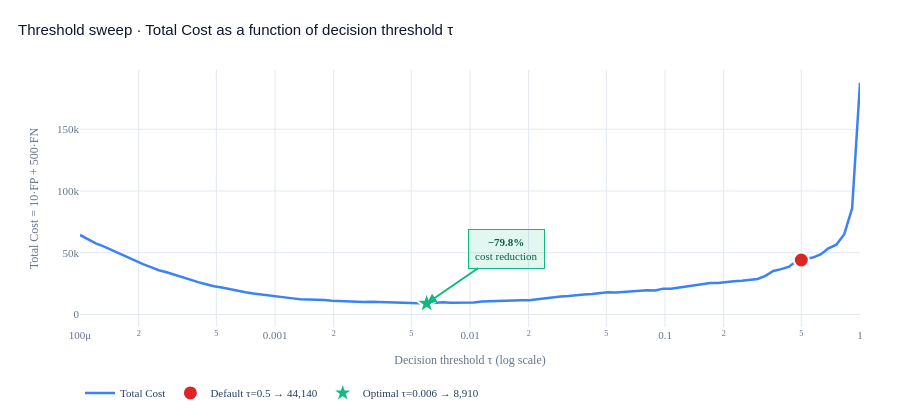

The notebook cell saved with this chart:
### Markdown cell above
## Block 5   — Threshold sweep

### Code cell
from sklearn.metrics import precision_recall_curve, auc as sk_auc
import plotly.graph_objects as go

thresholds = np.logspace(-4, 0, 100)
costs = []
fps = []
fns = []

for thr in thresholds:
    pred = (proba_test >= thr).astype(int)
    fp = int(((y_test == 0) & (pred == 1)).sum())
    fn = int(((y_test == 1) & (pred == 0)).sum())
    cost = COST_FP * fp + COST_FN * fn
    costs.append(cost)
    fps.append(fp)
    fns.append(fn)

costs = np.array(costs)
fps = np.array(fps)
fns = np.array(fns)

best_idx = costs.argmin()
optimal_threshold = thresholds[best_idx]
optimal_cost = int(costs[best_idx])
optimal_fp = int(fps[best_idx])
optimal_fn = int(fns[best_idx])

default_pred = (proba_test >= 0.5).astype(int)
default_fp = int(((y_test == 0) & (default_pred == 1)).sum())
default_fn = int(((y_test == 1) & (default_pred == 0)).sum())
default_cost = COST_FP * default_fp + COST_FN * default_fn

precision_arr, recall_arr, _ = precision_recall_curve(y_test, proba_test)
pr_auc = sk_auc(recall_arr, precision_arr)
optimal_pred = (proba_test >= optimal_threshold).astype(int)
optimal_precision = float(((y_test == 1) & (optimal_pred == 1)).sum()) / max(optimal_pred.sum(), 1)
optimal_recall    = float(((y_test == 1) & (optimal_pred == 1)).sum()) / max((y_test == 1).sum(), 1)

improvement_pct = (default_cost - optimal_cost) / default_cost * 100
print(f"Threshold sweep:")
print(f"  Default τ=0.5:        Cost = {default_cost:>6,}  (FP = {default_fp}, FN = {default_fn})")
print(f"  Optimal τ={optimal_threshold:.4f}:  Cost = {optimal_cost:>6,}  (FP = {optimal_fp}, FN = {optimal_fn})")
print(f"  Improvement:          {improvement_pct:.1f}%")


fig = go.Figure()

custom = np.column_stack([fps, fns])

fig.add_trace(go.Scatter(
    x=thresholds,
    y=costs,
    mode='lines',
    name='Total Cost',
    line=dict(color='#3B82F6', width=2.5),
    customdata=custom,
    hovertemplate=(
        'τ = <b>%{x:.4f}</b><br>'
        'Total Cost = <b>%{y:,.0f}</b><br>'
        'FP = %{customdata[0]}<br>'
        'FN = %{customdata[1]}<extra></extra>'
    ),
))

fig.add_trace(go.Scatter(
    x=[0.5], y=[default_cost],
    mode='markers',
    name=f'Default τ=0.5 → {default_cost:,}',
    marker=dict(color='#DC2626', size=15, symbol='circle', line=dict(color='white', width=2)),
    hovertemplate=(
        f'<b>Default threshold τ = 0.5</b><br>'
        f'Total Cost = {default_cost:,}<br>'
        f'FP = {default_fp}<br>FN = {default_fn}<extra></extra>'
    ),
))

fig.add_trace(go.Scatter(
    x=[optimal_threshold], y=[optimal_cost],
    mode='markers',
    name=f'Optimal τ={optimal_threshold:.3f} → {optimal_cost:,}',
    marker=dict(color='#10B981', size=17, symbol='star', line=dict(color='white', width=2)),
    hovertemplate=(
        f'<b>Optimal threshold τ = {optimal_threshold:.4f}</b><br>'
        f'Total Cost = {optimal_cost:,}<br>'
        f'FP = {optimal_fp}<br>FN = {optimal_fn}<extra></extra>'
    ),
))

fig.add_annotation(
    x=np.log10(optimal_threshold), y=optimal_cost,
    text=f'<b>−{improvement_pct:.1f}%</b><br>cost reduction',
    showarrow=True, arrowhead=2, arrowcolor='#10B981', arrowwidth=2,
    ax=80, ay=-55,
    bgcolor='rgba(16,185,129,0.12)', bordercolor='#10B981', borderwidth=1, borderpad=6,
    font=dict(family='Plus Jakarta Sans', size=11, color='#065F46'),
)

fig.update_layout(
    title=dict(
        text='Threshold sweep · Total Cost as a function of decision threshold τ',
        font=dict(family='Plus Jakarta Sans, sans-serif', size=15, color='#0F172A'),
        x=0.02, xanchor='left',
    ),
    xaxis=dict(
        title=dict(text='Decision threshold τ (log scale)',
                   font=dict(family='Plus Jakarta Sans', size=12, color='#64748B')),
        tickfont=dict(family='JetBrains Mono', size=11, color='#64748B'),
        gridcolor='#E2E8F0', type='log', showline=False, zeroline=False,
    ),
    yaxis=dict(
        title=dict(text='Total Cost = 10·FP + 500·FN',
                   font=dict(family='Plus Jakarta Sans', size=12, color='#64748B')),
        tickfont=dict(family='JetBrains Mono', size=11, color='#64748B'),
        gridcolor='#E2E8F0', showline=False, zeroline=False,
    ),
    paper_bgcolor='rgba(0,0,0,0)',
    plot_bgcolor='rgba(0,0,0,0)',
    margin=dict(l=80, r=40, t=70, b=80),
    height=420,
    legend=dict(orientation='h', yanchor='top', y=-0.2, xanchor='left', x=0,
                font=dict(family='Plus Jakarta Sans', size=11)),
    font=dict(family='Plus Jakarta Sans, sans-serif'),
    hoverlabel=dict(bgcolor='#0F172A', bordercolor='#0F172A',
                    font=dict(family='Plus Jakarta Sans', size=12, color='white')),
)

plot_json_path = OUTPUTS_DIR / 'data' / 'aps_02_threshold_sweep_plot.json'
plot_json_path.write_text(fig.to_json(), encoding='utf-8')
print(f"\nPlotly JSON: {plot_json_path.name}  ({plot_json_path.stat().st_size / 1024:.1f} KB)")

png_path = OUTPUTS_DIR / 'plots' / 'aps_02_threshold_sweep.png'
try:
    fig.write_image(png_path, width=950, height=450, scale=2)
    print(f"PNG:         {png_path.name}  ({png_path.stat().st_size / 1024:.1f} KB)")
except Exception as e:
    print(f"PNG export skipped — pip install -U kaleido  ({type(e).__name__})")

fig.show()

### Figure 1 — Plotly figure (JSON) as saved in the notebook; plotly's stock layout.template omitted (floating-point values rounded to 4 significant figures; data arrays with more than 128 entries replaced by an {"elided": "..."} marker saying what was removed)
{"data": [{"customdata": {"elided": "100x2 int values"}, "hovertemplate": "τ = <b>%{x:.4f}</b><br>Total Cost = <b>%{y:,.0f}</b><br>FP = %{customdata[0]}<br>FN = %{customdata[1]}<extra></extra>", "line": {"color": "#3B82F6", "width": 2.5}, "mode": "lines", "name": "Total Cost", "type": "scatter", "x": [0.0001, 0.0001097, 0.0001205, 0.0001322, 0.0001451, 0.0001592, 0.0001748, 0.0001918, 0.0002105, 0.000231, 0.0002535, 0.0002783, 0.0003054, 0.0003352, 0.0003678, 0.0004037, 0.0004431, 0.0004863, 0.0005337, 0.0005857, 0.0006428, 0.0007055, 0.0007743, 0.0008498, 0.0009326, 0.001024, 0.001123, 0.001233, 0.001353, 0.001485, 0.00163, 0.001789, 0.001963, 0.002154, 0.002364, 0.002595, 0.002848, 0.003126, 0.00343, 0.003765, 0.004132, 0.004535, 0.004977, 0.005462, 0.005995, 0.006579, 0.007221, 0.007925, 0.008697, 0.009545, 0.01048, 0.0115, 0.01262, 0.01385, 0.0152, 0.01668, 0.01831, 0.02009, 0.02205, 0.0242, 0.02656, 0.02915, 0.03199, 0.03511, 0.03854, 0.04229, 0.04642, 0.05094, 0.05591, 0.06136, 0.06734, 0.07391, 0.08111, 0.08902, 0.0977, 0.1072, 0.1177, 0.1292, 0.1417, 0.1556, 0.1707, 0.1874, 0.2057, 0.2257, 0.2477, 0.2719, 0.2984, 0.3275, 0.3594, 0.3944, 0.4329, 0.4751, 0.5214, 0.5722, 0.628, 0.6893, 0.7565, 0.8302, 0.9112, 1.0], "y": [64390, 60920, 57570, 55150, 52170, 49180, 46160, 43390, 40750, 38370, 35850, 34200, 32130, 29970, 28000, 26250, 24540, 22860, 21840, 20450, 19200, 17980, 17040, 16180, 15210, 14330, 13640, 13080, 12380, 12220, 12250, 11720, 11240, 10860, 10470, 10600, 10160, 10270, 10020, 9710, 9460, 9040, 9260, 9060, 8910, 9560, 9850, 9630, 9470, 9810, 9670, 10470, 10790, 11150, 11410, 11300, 11620, 11520, 12330, 12730, 13630, 14520, 14930, 15280, 16240, 16630, 17560, 17970, 17890, 18300, 19210, 19160, 19630, 19550, 20960, 20880, 21830, 23230, 24160, 25100, 25520, 25470, 26450, 26880, 27360, 27840, 28800, 31270, 35250, 36720, 38680, 43640, 44640, 46120, 48610, 53590, 56570, 65030, 86010, 187500]}, {"hovertemplate": "<b>Default threshold τ = 0.5</b><br>Total Cost = 44,140<br>FP = 14<br>FN = 88<extra></extra>", "marker": {"color": "#DC2626", "line": {"color": "white", "width": 2}, "size": 15, "symbol": "circle"}, "mode": "markers", "name": "Default τ=0.5 → 44,140", "type": "scatter", "x": [0.5], "y": [44140]}, {"hovertemplate": "<b>Optimal threshold τ = 0.0060</b><br>Total Cost = 8,910<br>FP = 491<br>FN = 8<extra></extra>", "marker": {"color": "#10B981", "line": {"color": "white", "width": 2}, "size": 17, "symbol": "star"}, "mode": "markers", "name": "Optimal τ=0.006 → 8,910", "type": "scatter", "x": [0.005995], "y": [8910]}], "layout": {"annotations": [{"arrowcolor": "#10B981", "arrowhead": 2, "arrowwidth": 2, "ax": 80, "ay": -55, "bgcolor": "rgba(16,185,129,0.12)", "bordercolor": "#10B981", "borderpad": 6, "borderwidth": 1, "font": {"color": "#065F46", "family": "Plus Jakarta Sans", "size": 11}, "showarrow": true, "text": "<b>−79.8%</b><br>cost reduction", "x": -2.222, "y": 8910}], "font": {"family": "Plus Jakarta Sans, sans-serif"}, "height": 420, "hoverlabel": {"bgcolor": "#0F172A", "bordercolor": "#0F172A", "font": {"color": "white", "family": "Plus Jakarta Sans", "size": 12}}, "legend": {"font": {"family": "Plus Jakarta Sans", "size": 11}, "orientation": "h", "x": 0, "xanchor": "left", "y": -0.2, "yanchor": "top"}, "margin": {"b": 80, "l": 80, "r": 40, "t": 70}, "paper_bgcolor": "rgba(0,0,0,0)", "plot_bgcolor": "rgba(0,0,0,0)", "title": {"font": {"color": "#0F172A", "family": "Plus Jakarta Sans, sans-serif", "size": 15}, "text": "Threshold sweep · Total Cost as a function of decision threshold τ", "x": 0.02, "xanchor": "left"}, "xaxis": {"gridcolor": "#E2E8F0", "showline": false, "tickfont": {"color": "#64748B", "family": "JetBrains Mono", "size": 11}, "title": {"font": {"color": "#64748B", "family": "Plus Jakarta Sans", "size": 12}, "text": "Decision threshold τ (log scale)"}, "type": "log", "zeroline": false}, "yaxis": {"gridcolor": "#E2E8F0", "showline": false, "tickfont": {"color": "#64748B", "family": "JetBrains Mono", "size": 11}, "title": {"font": {"color": "#64748B", "family": "Plus Jakarta Sans", "size": 12}, "text": "Total Cost = 10·FP + 500·FN"}, "zeroline": false}}}
